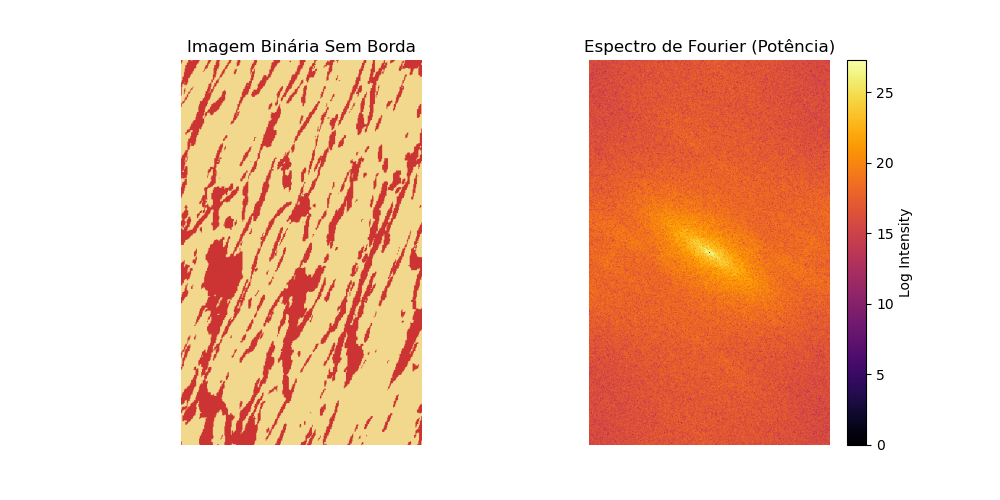
#> input picture fft_analysis/spectra/spectrum3.png, 1000 x 500 px, given in place of fibrosis_pattern_0.82663181.png, which was not available
$ python perlin_uq_script.py
#> lines starting #> are read from the running program, lines starting #| are printed output that depends on the picture; after the words box and inside, x2 and y2 are one past the last pixel; in counts of white or black regions, pixels touching at a corner belong together; pictures that were not available may be replaced by others from this repository, and a replacement may not be noted
import cv2, os, csv, subprocess
import numpy as np
import matplotlib.pyplot as plt
from matplotlib.colors import LinearSegmentedColormap
from matplotlib.patches import Ellipse
from skimage.measure import regionprops, label
from skimage.filters import gaussian

# Definir o colormap 'fibrosis' fora das funções
fibroclr = [[0.8, 0.2, 0.2], [0.95, 0.85, 0.55]]
fibro_cmap = LinearSegmentedColormap.from_list("fibrosis", fibroclr)

def remove_white_border(image):
    """Remove borda branca da imagem e ignora o título da imagem."""
    _, binary = cv2.threshold(image, 240, 255, cv2.THRESH_BINARY)
    binary = cv2.bitwise_not(binary)
    contours, _ = cv2.findContours(binary, cv2.RETR_EXTERNAL, cv2.CHAIN_APPROX_SIMPLE)
    if contours:
        contour = max(contours, key=cv2.contourArea)
        x, y, w, h = cv2.boundingRect(contour)
        return image[y:y+h, x:x+w]
    return image

# [93 lines left out: functions plot_comparison, plot_comparison_with_ellipses, plot_convergence, save_comparison_plots, save_ellipses_metrics, not called in this run]

def save_temp_csv(tmp_folder, sample, ellipses):
    # Each sample will have its own temporary file
    temp_csv_path = f"{tmp_folder}/{sample}.tmp"
    with open(temp_csv_path, "w") as f:
        for threshold, (major, minor, orientation) in ellipses.items():
            f.write(f"{sample},{threshold},{major},{minor},{orientation}\n")

# [18 lines left out: function merge_csv_files, not called in this run]

def execute_fibrosis_generator(params, density, seed_num):
    command = f"octave --no-gui --no-window-system --silent ./script_uq.m -- '{params}' {density} {seed_num}"
    print(f'Running command {command}')
    subprocess.run(command, shell=True)

def compute_fft2(image):
    """Aplica a FFT2 e retorna o espectro de potência."""

    image = image - np.mean(image)  # Subtrai a média global da imagem
    f_transform = np.fft.fft2(image)
    f_transform = np.fft.fftshift(f_transform)
    power_spectrum = np.abs(f_transform) ** 2  # Intensidade do espectro
    return power_spectrum

def smooth_spectrum(spectrum, sigma=4):
    """Suaviza o espectro de potência com um filtro gaussiano."""
    return gaussian(spectrum, sigma=sigma)

def extract_ellipse_metrics(smoothed_spectrum, power_thresholds):
    """Calcula métricas das elipses a partir do espectro de potência suavizado."""

    # Calcular a potência total
    total_power = np.sum(smoothed_spectrum)

    # Ordenar valores de potência para determinar os limiares
    sorted_power = np.sort(smoothed_spectrum.ravel())[::-1]
    cumulative_power = np.cumsum(sorted_power)

    ellipses = {}

    for threshold in power_thresholds:
        # Determinar o valor de corte para cada limiar de potência
        cutoff_value = sorted_power[np.searchsorted(cumulative_power, threshold * total_power / 100)]

        # Criar máscara binária
        mask = smoothed_spectrum > cutoff_value

        # Identificar propriedades da maior região conectada
        labeled_mask = label(mask)
        props = regionprops(labeled_mask)

        if props:
            largest_region = max(props, key=lambda r: r.area)
            metrics = (
                largest_region.major_axis_length,
                largest_region.minor_axis_length,
                largest_region.orientation
            )
            ellipses[threshold] = metrics

    return ellipses

def is_evaluation_done(csv_path, sample, power_thresholds):
    # If the file does not exist or just has the header, return False
    if not os.path.exists(csv_path):
        return False, power_thresholds

    missing_thresholds = power_thresholds
    with open(csv_path, mode='r') as file:
        reader = csv.DictReader(file)
        for row in reader:
            if (float(row['roughness']) == sample):
                if all(float(row['power_threshold']) == threshold for threshold in power_thresholds):
                    return True, None
                else:
                    # Remove thresholds that have already been evaluated from the missing_thresholds list
                    missing_thresholds = [threshold for threshold in missing_thresholds if threshold != float(row['power_threshold'])]

    return False, missing_thresholds

# [58 lines left out: functions compute_statistics, check_convergence, not called in this run]

import multiprocessing as mp

def process_sample(sample_data):
    sample, seed, csv_path, density, power_thresholds, images_folder, save_plots, base_folder = sample_data

    evaluation_done, missing_thresholds = is_evaluation_done(csv_path, sample, power_thresholds)
    if evaluation_done:
        print(f"Sample {sample} has already been evaluated. Skipping...")
        return

    # Execute the fibrosis generator
    params = f'[0.38, 0.31, 0.42, 0.32, {sample}, 2.1, 2.5, 1.18680]' # Roughness is varying
    execute_fibrosis_generator(params, density, seed)

    # Load image and remove it to save memory
    image_path = f"{images_folder}/fibrosis_pattern_{sample}.png"
    image = cv2.imread(image_path, cv2.IMREAD_GRAYSCALE)
    if image is None:
        print(f"Error loading image {image_path}. Returning...")
        return

    # Process the image
    cropped_image = remove_white_border(image)
    power_spectrum = compute_fft2(cropped_image)
    smoothed_spectrum = smooth_spectrum(power_spectrum)

    # Extract ellipse metrics
    ellipses = extract_ellipse_metrics(smoothed_spectrum, missing_thresholds)

    # Save metrics to temporary file
    save_temp_csv(f"{base_folder}/ellipses_metrics/tmp", sample, ellipses)

    if save_plots:
        save_comparison_plots(cropped_image, power_spectrum, smoothed_spectrum, ellipses, sample, base_folder)

def main():
    # Base folder
    base_folder = 'uncertainty_quantification'
    os.makedirs(base_folder, exist_ok=True)

    images_folder = f"{base_folder}/fibrosis_patterns"

    os.makedirs(f"{base_folder}/ellipses_metrics/tmp", exist_ok=True)
    os.makedirs(f"{base_folder}/uncertainty_stats", exist_ok=True)
    os.makedirs(f"{base_folder}/samples", exist_ok=True)

    density = 0.269
    seed = 1
    power_thresholds = [80]
    save_plots = False

    total_samples = 100000
    samples_step = 500
    samples_interval = np.arange(100, total_samples + 1, samples_step)
    stats_history = []

    for num_samples in samples_interval:
        csv_path = f"{base_folder}/ellipses_metrics/ellipses_metrics_{num_samples}.csv"

        # Create the CSV file if it does not exist or if the number of lines is different from the expected
        if not os.path.exists(csv_path) or sum(1 for _ in open(csv_path, "r")) != num_samples * len(power_thresholds) + 1:
            with open(csv_path, "w") as f:
                f.write("roughness,power_threshold,major_axis,minor_axis,orientation\n")

        stats_file = f"{base_folder}/uncertainty_stats/uncertainty_stats_{num_samples}.txt"

        # Random values of roughness for reproducibility
        random_generator = np.random.Generator(np.random.PCG64(seed=num_samples))
        samples = random_generator.uniform(0, 0.99, size=num_samples)
        samples = np.round(samples, 8)

        # Saving samples to a file for reproducibility
        with open(f"{base_folder}/samples/samples_{num_samples}.txt", "w") as f:
            f.write("\n".join(map(str, samples)) + "\n")

        # List for multiprocessing
        sample_data_list = [(sample, seed, csv_path, density, power_thresholds, images_folder, save_plots, base_folder) for sample in samples]

        # Paralell processing
        with mp.Pool(processes=mp.cpu_count()) as pool:
            pool.map(process_sample, sample_data_list)
#> in remove_white_border, `_, binary = cv2.threshold(image, 240, 255, cv2.THRESH_BINARY)`:
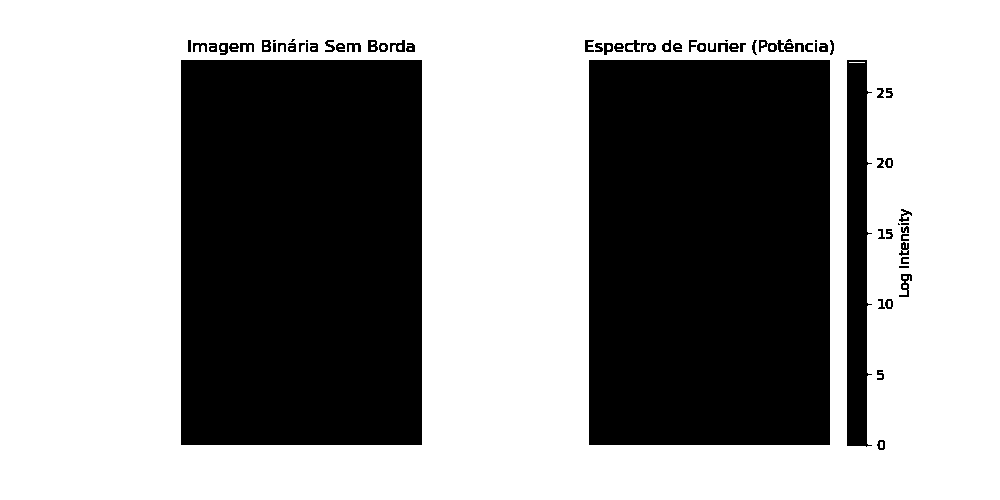
#> binary: shape (500, 1000); 60.7% white; 71 black regions (10 under 20 px), largest, box (x1, y1, x2, y2) and area: (181, 60, 422, 445) 92785, (589, 60, 830, 445) 92785, (847, 60, 872, 447) 7746
#> in remove_white_border, `binary = cv2.bitwise_not(binary)`: binary: shape (500, 1000); 39.3% white; 71 white regions (10 under 20 px)
#> in remove_white_border, `contours, _ = cv2.findContours(binary, cv2.RETR_EXTERNAL, cv2.CHAIN_AP..`: contours = 71 contours, 19 with area under 20; largest, box (x1, y1, x2, y2) and area: (589, 60, 830, 445) 92160, (181, 60, 422, 445) 92160, (847, 60, 872, 447) 7338, (759, 40, 777, 52) 110, (899, 274, 912, 297) 110
#> in remove_white_border, `contour = max(contours, key=cv2.contourArea)`: contour = [[589, 60], [589, 444], [829, 444], [829, 60]]
#> in remove_white_border, `x, y, w, h = cv2.boundingRect(contour)`: x = 589; y = 60; w = 241; h = 385
#> in remove_white_border, `return image[y:y+h, x:x+w]`:
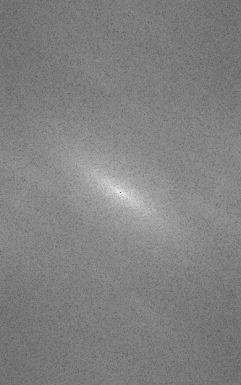
#> returned value: shape (385, 241); min 81, max 235, mean 129.2
#> in smooth_spectrum, `return gaussian(spectrum, sigma=sigma)`:
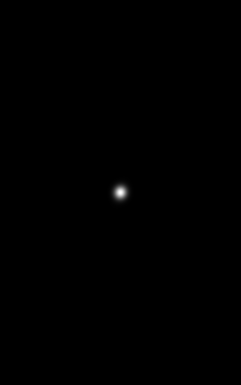
#> returned value: shape (385, 241) float64; min 1424081.8, max 1.15e+10, mean 17555696.3; drawn with min black and max white
#> in extract_ellipse_metrics, `total_power = np.sum(smoothed_spectrum)`: total_power = 1.63e+12
#> the loop in extract_ellipse_metrics, `for threshold in power_thresholds:` made 1 pass
#> (cutoff_value, metrics) on pass 1: (6595476, (106.9, 49.23, -0.334))
#> pass 1, in extract_ellipse_metrics, `labeled_mask = label(mask)`:
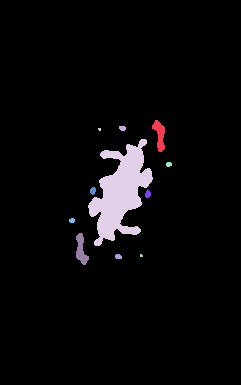
#> labeled_mask: shape (385, 241) int32; 12 distinct labels, from 0 to 11; one colour per label, 0 black
#> after the loop in extract_ellipse_metrics, `for threshold in power_thresholds:`: ellipses = {80: (106.9, 49.23, -0.334)}
#> the loop in save_temp_csv, `for threshold, (major, minor, orientation) in ellipses.items():` made 1 pass
#> (threshold, major, minor, orientation) on pass 1: (80, 106.9, 49.23, -0.334)
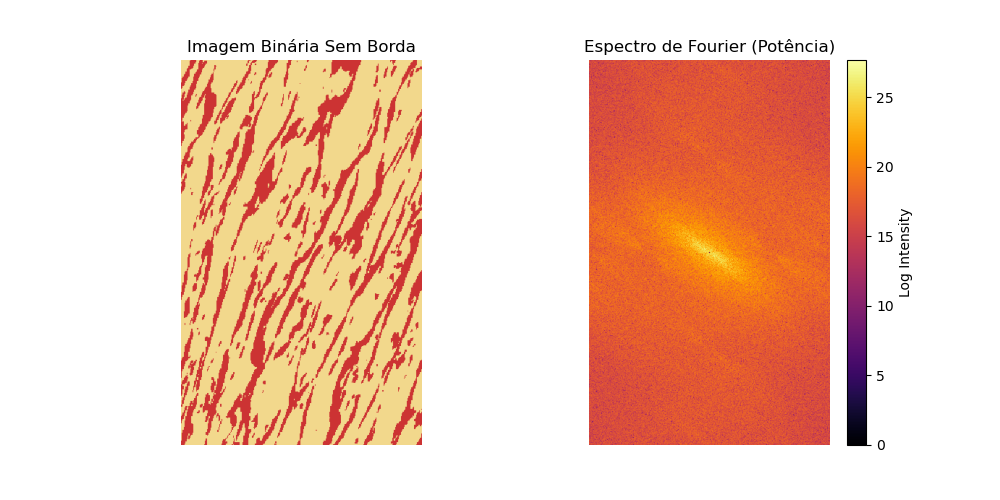
#> input picture fft_analysis/spectra/spectrum4.png, 1000 x 500 px, given in place of fibrosis_pattern_0.59058849.png, which was not available
#> in compute_fft2 (call 2), `image = image - np.mean(image)`:
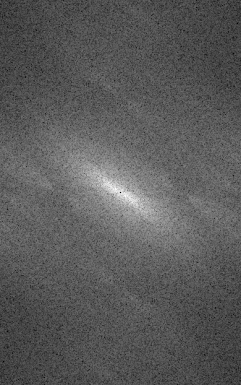
#> image: shape (385, 241) float64; min -52.68, max 95.32, mean 0; drawn with min black and max white
#> in extract_ellipse_metrics (call 2), `total_power = np.sum(smoothed_spectrum)`: total_power = 1.55e+12
#> the loop in extract_ellipse_metrics (call 2), `for threshold in power_thresholds:` made 1 pass
#> (cutoff_value, metrics) on pass 1: (6161975.2, (122.5, 58.76, -0.106))
#> pass 1, in extract_ellipse_metrics (call 2), `labeled_mask = label(mask)`:
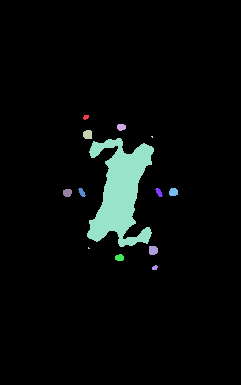
#> labeled_mask: shape (385, 241) int32; 14 distinct labels, from 0 to 13; one colour per label, 0 black
#> after the loop in extract_ellipse_metrics (call 2), `for threshold in power_thresholds:`: ellipses = {80: (122.5, 58.76, -0.106)}
#> the loop in save_temp_csv (call 2), `for threshold, (major, minor, orientation) in ellipses.items():` made 1 pass
#> (threshold, major, minor, orientation) on pass 1: (80, 122.5, 58.76, -0.106)

        # Merge temporary files into the final CSV
        merge_csv_files(f"{base_folder}/ellipses_metrics/tmp", csv_path, samples)

        # Clear all images
        for f in os.listdir(images_folder):
            os.remove(os.path.join(images_folder, f))

        # Compute statistics and check for convergence
        stats = compute_statistics(csv_path, power_thresholds)
        with open(stats_file, "w") as f:
            f.write(f"Uncertainty Quantification Statistics with {num_samples} samples\n\n")
            for threshold, metrics in stats.items():
                f.write(f"Threshold {threshold}%:\n")
                for metric, values in metrics.items():
                    f.write(f"Statistics for {metric}:\n")
                    for stat_name, stat_value in values.items():
                        f.write(f"  {stat_name}: {stat_value:.4f}\n")
                    f.write("\n")

        # Save stats
        stats_history.append(stats)

        # Plot convergence graphs and check convergence
        plot_convergence(stats_history, power_thresholds, samples_step, f"{base_folder}/convergence_plot.png")
        print(f"Statistics and convergence plot saved to {base_folder}.")
        if check_convergence(stats_history):
            print(f'Convergence reached after evaluating {num_samples} samples.')
            break

if __name__ == "__main__":
#> (the run stopped early here; a loop or call above may not have finished)
